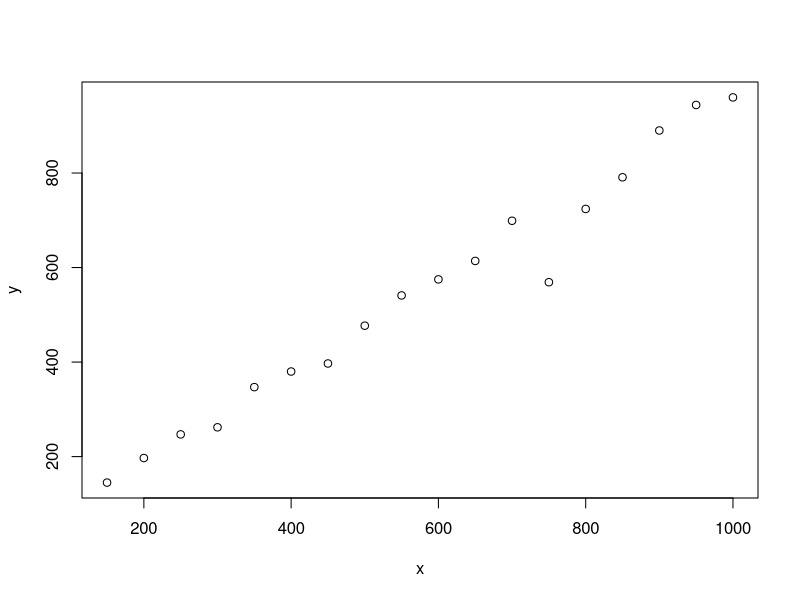
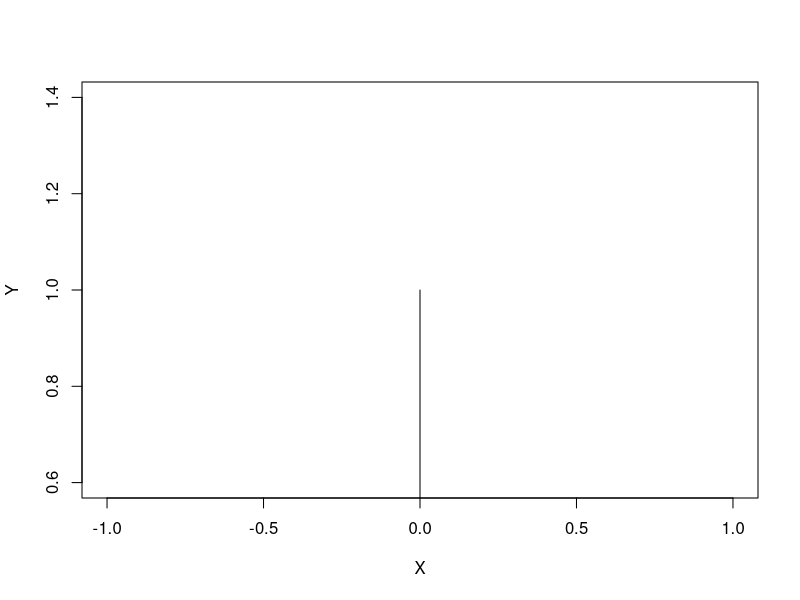
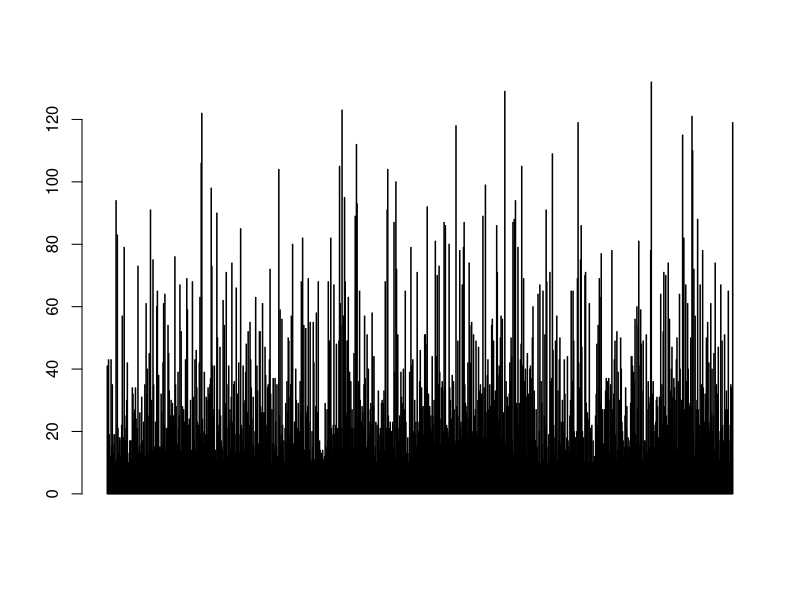
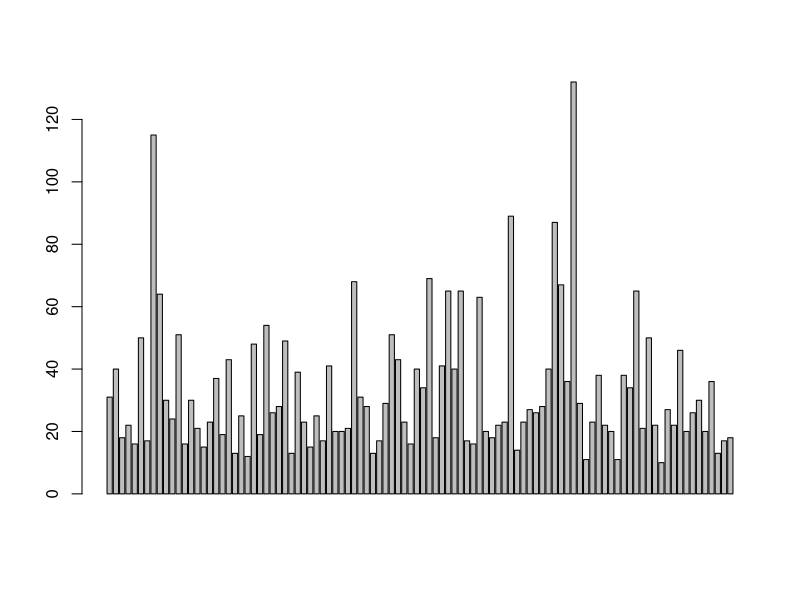
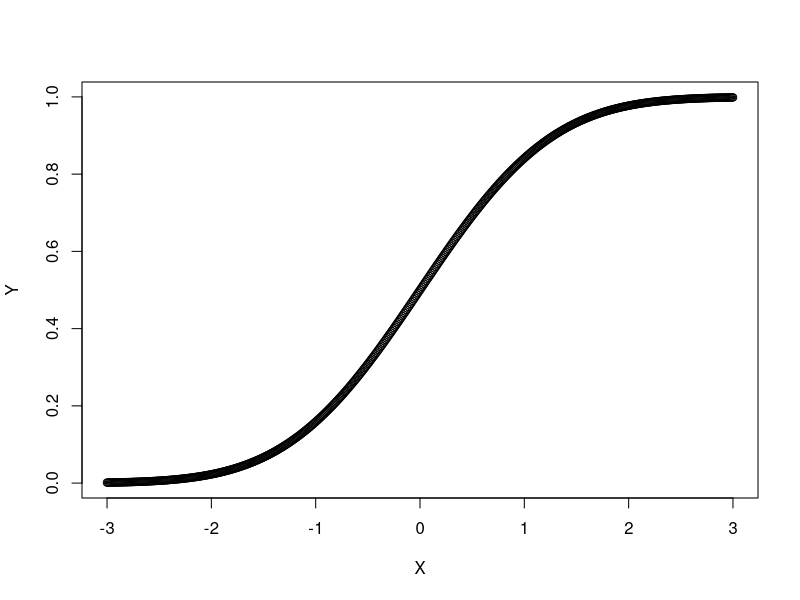
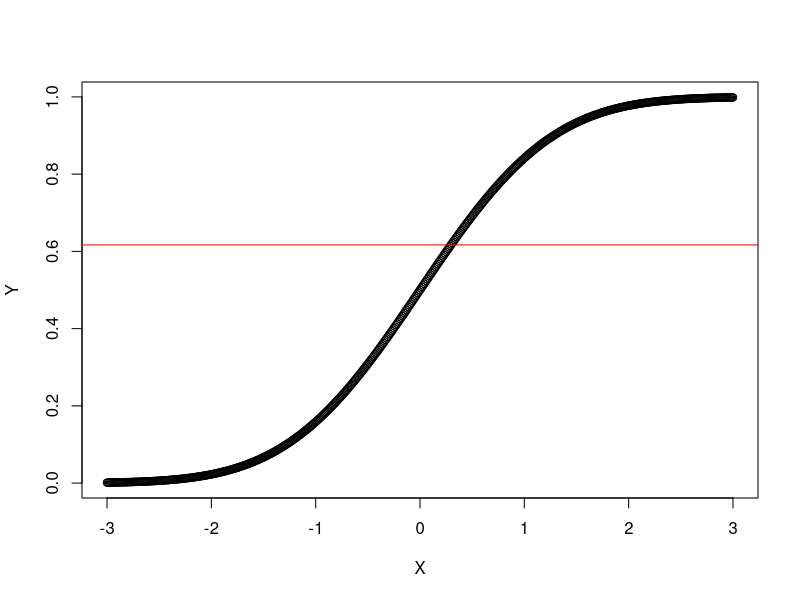
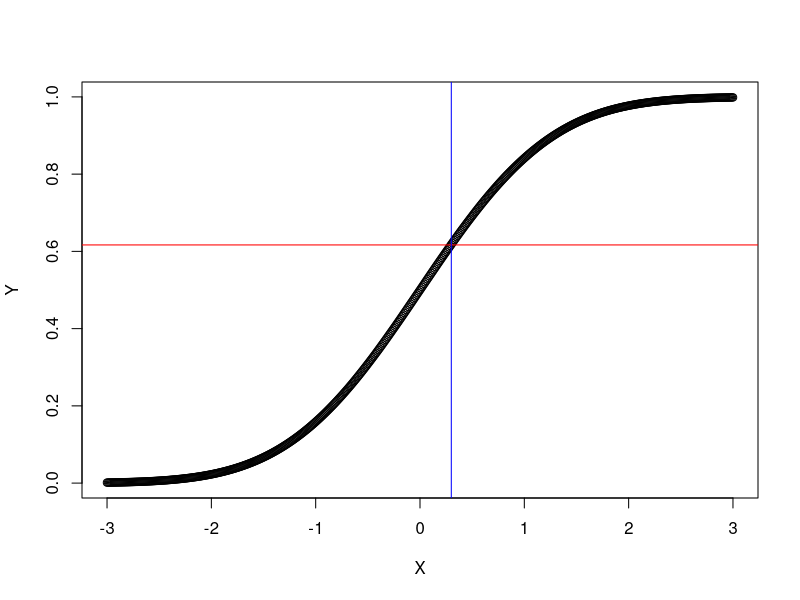
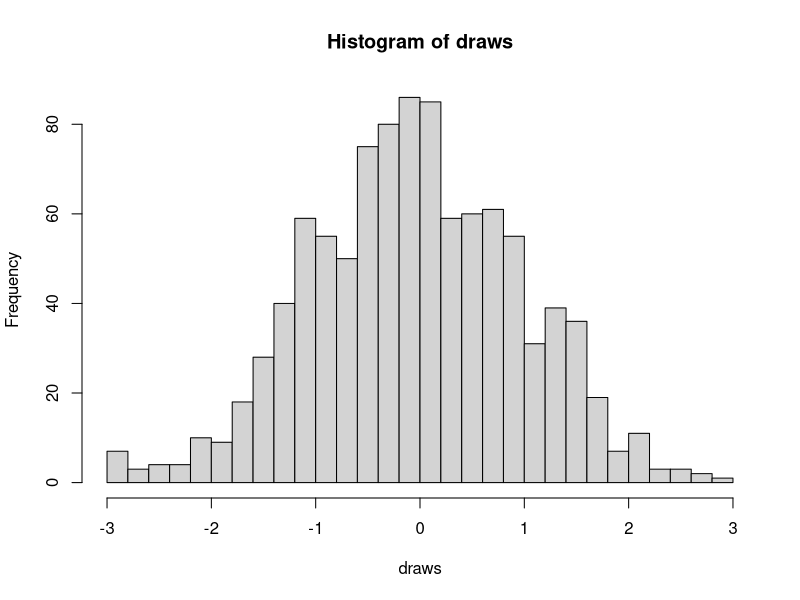

R code for these plots, in order:
## ---- chunk 1
knitr::opts_chunk$set(echo = TRUE)
## ---- chunk 2
X <- sample(c(rep(0,1,2,3),rep(30,50,15,5)),1000000,replace=TRUE)
mean(X)
var(X)
## ---- chunk 3
Y <- sample(c(rep(0,1,2,3,4),rep(20,50,15,10,5)),1000000,replace=TRUE)
mean(Y)
var(Y)
## ---- chunk 4
numCrashes <- 10
numRoomates <- 5
one_crash <- Vectorize(function(x){
  return(dbinom(x,numCrashes,prob = x/numCrashes))
})
one_crash(numRoomates)
## ---- chunk 5
tank <- Vectorize(function(x){
  y <- sample(1:x,20,replace = FALSE)
  return(max(y))
})
N <- 150

x <- seq(150,1000, by=50)
y <- tank(x)
plot(x,y)
## ---- chunk 6
darts <- c(100,1000,10000,100000)
X <- seq(0,3,length.out = 0.2)
f <- Vectorize(function(x){
  return(exp(-x^2))
})
Y <- f(X)
plot(X,Y,type='l',lwd=4)
XX <- c(X,rev(X))
YY <- c(Y,rep(0,length(X)))
polygon(XX,YY,col='red')

xmin <- 0
xmax <- 1
ymin <- 0
ymax <- 0.3
number_of_darts <- darts
X <- runif(number_of_darts,min=xmin,max=xmax)
Y <- runif(number_of_darts,min=ymin,max=ymax)
image_area <- (xmax-xmin)*(ymax-ymin)
image_area

darts_in_region <- length(which(Y <= f(X)))
darts_in_region/number_of_darts
darts_in_region/number_of_darts * image_area
## ---- chunk 7
data("quakes")
Y <- quakes$stations
X <- sample(quakes$stations,100)
barplot(Y)
barplot(X)
## ---- chunk 8
X <- seq(from=-3,to=3,by=0.01)
Y <- pnorm(X)
plot(X,Y)
y <- runif(1)
set.seed(42)
plot(X,Y)
abline(h=y,col='red')
location <- which.min(abs(Y-y))
the_draw <- X[location]
plot(X,Y)
abline(h=y,col='red')
abline(v=the_draw,col='blue')
set.seed(42)
y <- runif(1000)
find_X <- function(y) {
location <- which.min(abs(Y-y))
  return(X[location])
}
find_X <- Vectorize(find_X)
draws <- find_X(y)
hist(draws,breaks=40)
